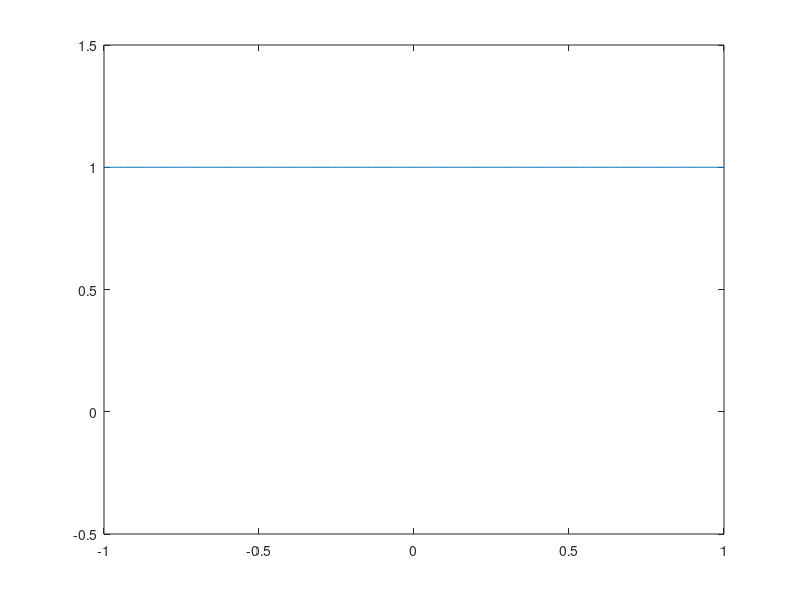

Here is the MATLAB script that generated this plot: (Note: this script raises an error after producing the figure.)
clc
clear 
close all

T = 5;
dx = 0.01;
x = -1:dx:1;
Nx = length(x);
I = 2:Nx-1;
L = I - 1;
R = I + 1;

u0 = @(x) ones(length(x),1);%1 - x.^2;
dt = 0.5*dx;
Nt = T/dt;

f = @(U) 0.5*U.^2 - 0.5;

%F = @(U,V) f(max(U,0)) + f(min(V,0));
%lax f
F = @(U,V) 0.5*(f(U) + f(V)) + 0.5*(dx/dt)*(U - V);
U = u0(x);

p = plot(x,U);
ylim([-0.5,1.5]);
%waitforbuttonpress;
n = 0;
while n < Nt
    n = n+1;
    dUl = (U(I) - U(L))/dx;
    dUr = (U(R) - U(I))/dx;
    U(I) = U(I) - dt*( F(dUl,dUr) );
    p.YData = U;
    pause(0.001);
    drawnow;
end







